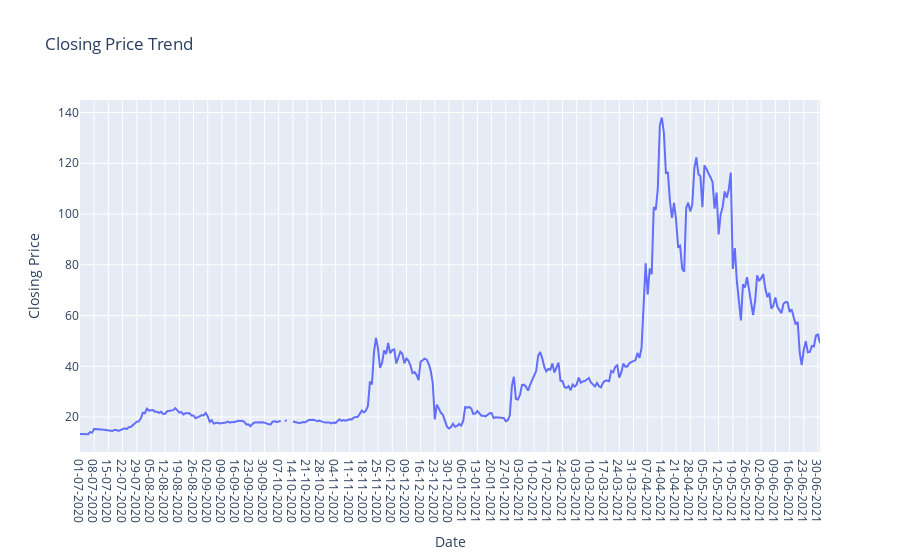

This figure's notebook cell:
### Code cell
# Line Chart Of Closing Prie 

fig = px.line(xrp, x="Date", y="Close", labels={"Close":"Closing Price"}, title="Closing Price Trend")

fig.show()

### Figure 1 — Plotly figure (JSON) as saved in the notebook; plotly's stock layout.template omitted (floating-point values rounded to 4 significant figures; data arrays with more than 128 entries replaced by an {"elided": "..."} marker saying what was removed)
{"data": [{"hovertemplate": "Date=%{x}<br>Closing Price=%{y}<extra></extra>", "legendgroup": "", "line": {"color": "#636efa", "dash": "solid"}, "mode": "lines", "name": "", "orientation": "v", "showlegend": false, "type": "scatter", "x": {"elided": "366 str values"}, "xaxis": "x", "y": {"elided": "366 float values"}, "yaxis": "y"}], "layout": {"legend": {"tracegroupgap": 0}, "title": {"text": "Closing Price Trend"}, "xaxis": {"anchor": "y", "domain": [0, 1], "title": {"text": "Date"}}, "yaxis": {"anchor": "x", "domain": [0, 1], "title": {"text": "Closing Price"}}}}
